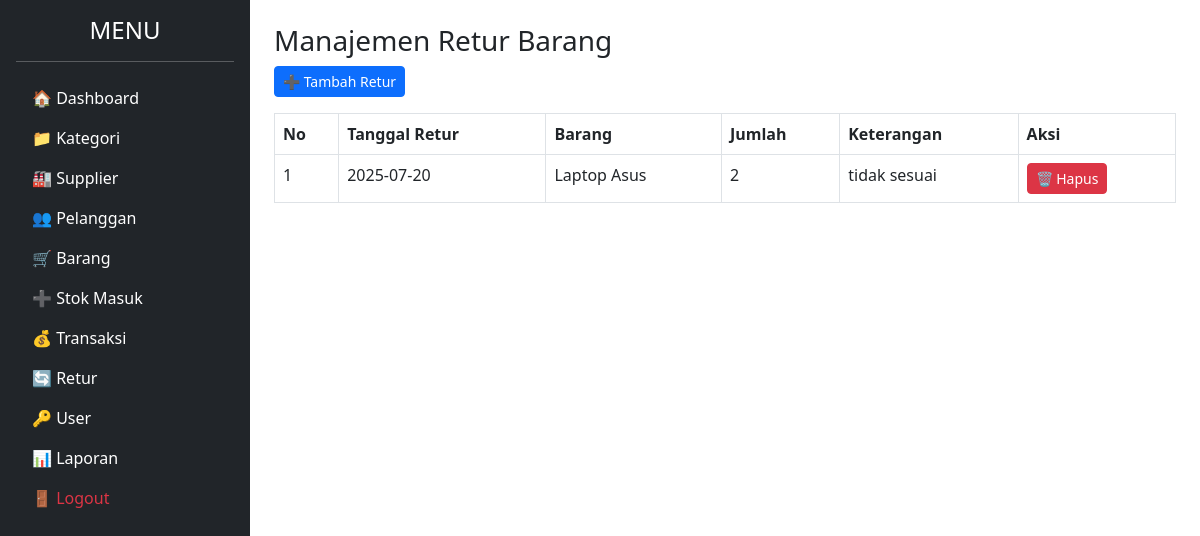
The page /admin/retur/index.php (signed in) on the database its author committed.
### tables this page shows
CREATE TABLE `retur` (
  `id` int NOT NULL,
  `tanggal_retur` date NOT NULL,
  `id_barang` int NOT NULL,
  `jumlah` int NOT NULL,
  `keterangan` varchar(100) NOT NULL
);

CREATE TABLE `barang` (
  `id` int NOT NULL,
  `kode_barang` varchar(50) NOT NULL,
  `nama_barang` varchar(100) NOT NULL,
  `id_kategori` int DEFAULT NULL,
  `harga_beli` decimal(15,2) DEFAULT NULL,
  `harga_jual` decimal(15,2) DEFAULT NULL,
  `stok` int DEFAULT '0',
  `harga` int NOT NULL DEFAULT '0'
);

### admin/retur/index.php (the view, shortened to what this page needs)
<?php
include '../../config/koneksi.php';
?>
<!DOCTYPE html>
<html lang="id">
<head>
    <link href="https://cdn.jsdelivr.net/npm/bootstrap@5.3.0/dist/css/bootstrap.min.css" rel="stylesheet">
</head>
<body>
<div class="d-flex">
    <div class="bg-dark text-white p-3" style="width:250px; min-height:100vh;">
        <h4 class="text-center">MENU</h4><hr>
        <ul class="nav flex-column">
            <li class="nav-item"><a href="../index.php" class="nav-link text-white">🏠 Dashboard</a></li>
            <li class="nav-item"><a href="../kategori/index.php" class="nav-link text-white">📁 Kategori</a></li>
            <li class="nav-item"><a href="../supplier/index.php" class="nav-link text-white">🏭 Supplier</a></li>
            <li class="nav-item"><a href="../pelanggan/index.php" class="nav-link text-white">👥 Pelanggan</a></li>
            <li class="nav-item"><a href="../barang/index.php" class="nav-link text-white">🛒 Barang</a></li>
            <li class="nav-item"><a href="../stok_masuk/index.php" class="nav-link text-white">➕ Stok Masuk</a></li>
            <li class="nav-item"><a href="../transaksi/index.php" class="nav-link text-white">💰 Transaksi</a></li>
            <li class="nav-item"><a href="index.php" class="nav-link text-white">🔄 Retur</a></li>
            <li class="nav-item"><a href="../users/index.php" class="nav-link text-white">🔑 User</a></li>
            <li class="nav-item"><a href="../laporan/index.php" class="nav-link text-white">📊 Laporan</a></li>
            <li class="nav-item"><a href="../../login/logout.php" class="nav-link text-danger">🚪 Logout</a></li>
        </ul>
    </div>
    <div class="p-4 flex-grow-1">
        <h3>Manajemen Retur Barang</h3>
        <a href="tambah.php" class="btn btn-primary btn-sm mb-3">➕ Tambah Retur</a>
        <table class="table table-bordered">
            <tr>
                <th>No</th>
                <th>Tanggal Retur</th>
                <th>Barang</th>
                <th>Jumlah</th>
                <th>Keterangan</th>
                <th>Aksi</th>
            </tr>
            <?php
            $no = 1;
            $query = mysqli_query($koneksi, "SELECT retur.*, barang.nama_barang FROM retur
                JOIN barang ON retur.id_barang = barang.id");
            while ($data = mysqli_fetch_assoc($query)) {
            ?>
            <tr>
                <td><?= $no++; ?></td>
                <td><?= $data['tanggal_retur']; ?></td>
                <td><?= $data['nama_barang']; ?></td>
                <td><?= $data['jumlah']; ?></td>
                <td><?= $data['keterangan']; ?></td>
                <td>
                    <a href="?hapus=<?= $data['id']; ?>" class="btn btn-danger btn-sm" onclick="return confirm('Yakin Hapus?')">🗑️ Hapus</a>
                </td>
            </tr>
            <?php } ?>
        </table>
    </div>
</div>
</body>
</html>

### rows shown on the page
retur: tanggal_retur "2025-07-20", id_barang.nama_barang "Laptop Asus", jumlah "2", keterangan "tidak sesuai"
